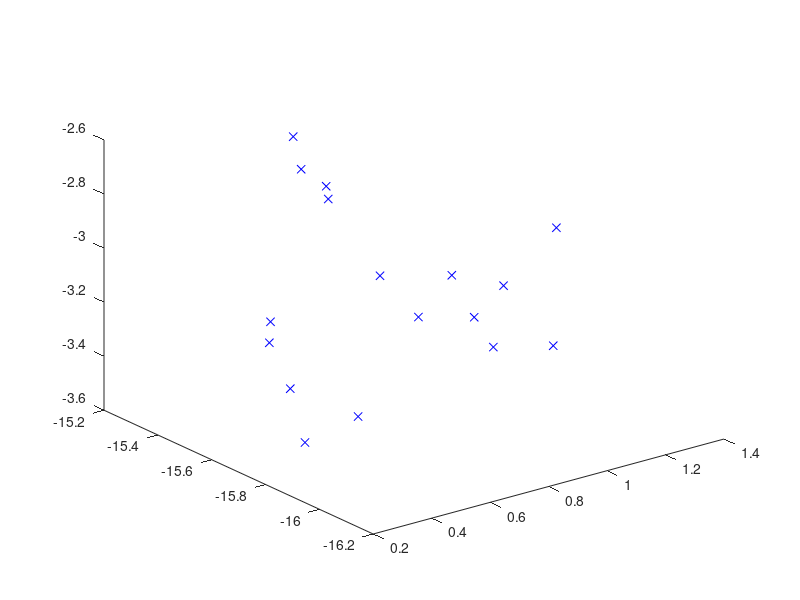

The MATLAB source for this figure: (Note: this script raises an error after producing the figure.)
clear all;

ThetaToRad = pi / 180;

a = 6;
b = 5;
c = 10;
x0 = -8;
y0 = 2;
z0 = 4;

figure(1);
title('Ellipsoid Fitting draw by Hom');
plot3(x0, y0, z0, 'or');
xlabel('x');
ylabel('y');
zlabel('z');
hold on
grid on;
axis equal

i = 0;
for theta = [0 : 10 : 180]
    for phi = [0 : 20 : 360]
        i = i + 1;
        x(i) = x0 + a * sin(theta * ThetaToRad) .* cos(phi .* ThetaToRad);
        y(i) = y0 + b * sin(theta * ThetaToRad) .* sin(phi .* ThetaToRad);
        z(i) = z0 + c * cos(theta * ThetaToRad) .* ones(size(phi));
    end
end

x = x' + 1 .* rand(size(x, 2), 1) - 1;
y = y' + 1 .* rand(size(y, 2), 1) - 1;
z = z' + 1 .* rand(size(z, 2), 1) - 1;

tx = 30;
ty = 60;
tz = 10;
Rx = [1, 0, 0; 0, cos(tx), -sin(tx); 0, sin(tx), cos(tx)];
Ry = [cos(ty), 0, sin(ty); 0, 1, 0; -sin(ty), 0, cos(ty)];
Rz = [cos(tz), -sin(tz), 0; sin(tz), cos(tz), 0; 0, 0, 1];

matrixR = Rz*Ry*Rx;
X = x*matrixR(1, 1) + y*matrixR(1, 2) + z*matrixR(1, 3);
Y = x*matrixR(2, 1) + y*matrixR(2, 2) + z*matrixR(2, 3);
Z = x*matrixR(3, 1) + y*matrixR(3, 2) + z*matrixR(3, 3);

fm = 0;
for i = 1 : 8 : size(x, 1)
	plot3(X(1:i), Y(1:i), Z(1:i), 'xb');
    if i >= 10
        %
        coff = ellipsoidFit(X(1:i), Y(1:i), Z(1:i));
        hold on
        [fx, fy, fz] = meshgrid(linspace(-40, 40));
        f = @(x, y, z) (coff(1)*x.^2 + coff(2)*x.*y + coff(3)*y.^2 + coff(4)*x.*z + coff(5)*y.*z + coff(6)*z.^2 + coff(7)*x + coff(8)*y + coff(9)*z + coff(10)); 
        p = patch(isosurface(fx, fy, fz, f(fx,fy,fz), 0));
        view(3);
        set(p,'FaceVertexCData',jet(size(get(p,'faces'),1)) ,'FaceColor', 'flat', 'EdgeColor', 'none');
        %
    end
    title('Ellipsoid Fitting draw by Hom');
    xlabel('x');
    ylabel('y');
    zlabel('z');
    grid on;
    axis equal;
    hold off

    fm = fm + 1;
    frames(fm) = getframe(1, [70, 0, 420, 420]);
end

dt = 0;
filename = 'ellipsoidFitting.gif';
getGIF(filename, frames, 128, dt);
